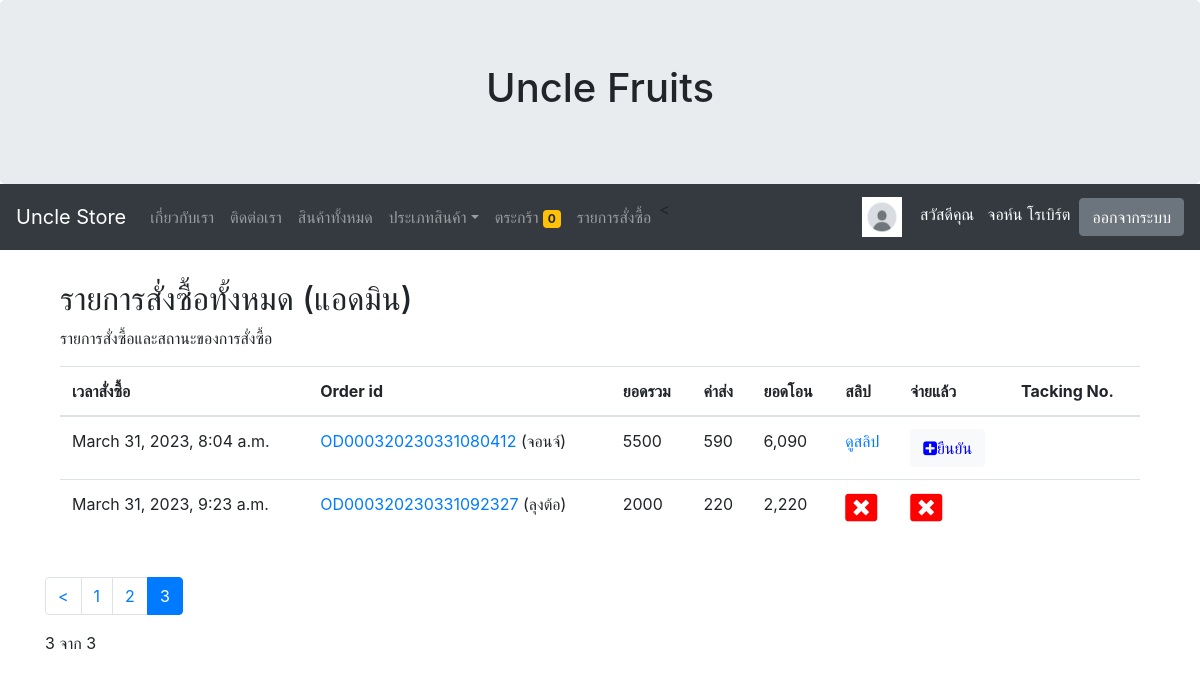
The app's page /allorderlist/?page=4 (signed in), older data.
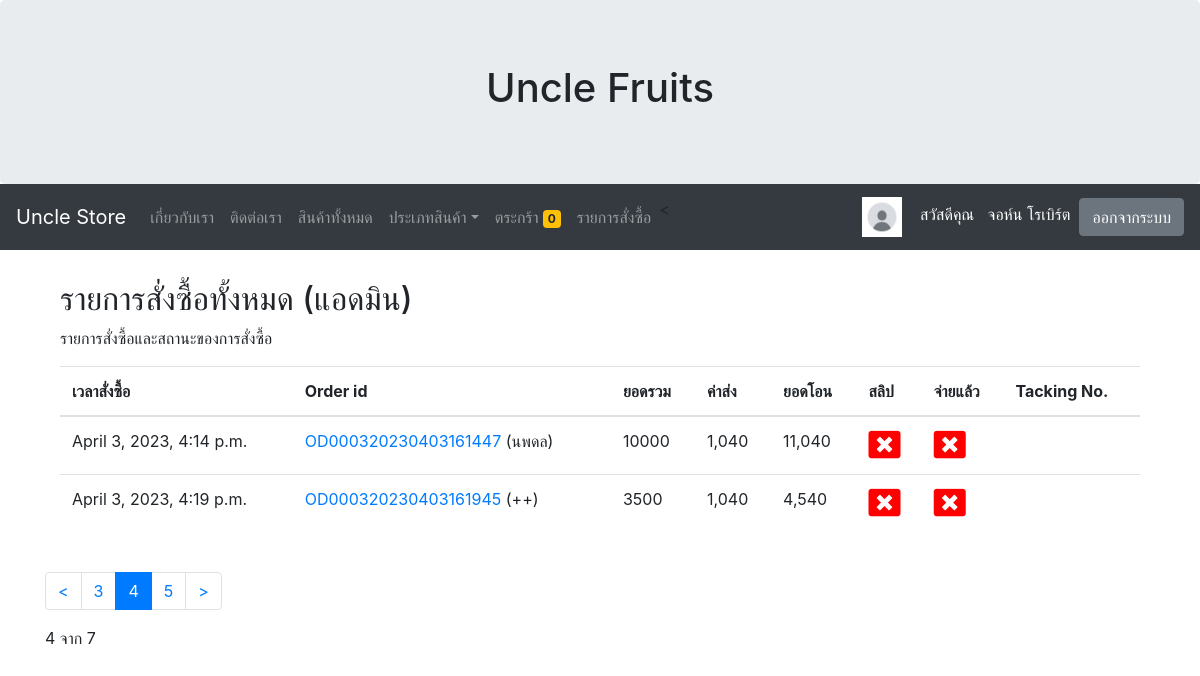
The same page, newer data.
### myapp/models.py (models this page shows, shortened)
class OrderPending(models.Model):
	orderid = models.CharField(max_length=100)
	user = models.ForeignKey(User,on_delete=models.CASCADE) # User ไหนเป็นคนสั่ง
	name = models.CharField(max_length=100) # ชื่อที่อยู่ผู้รับ
	tel = models.CharField(max_length=100)  # เบอร์ผู้รับ
	address = models.TextField()
	shipping = models.CharField(max_length=100) # EMS
	payment = models.CharField(max_length=100)  # โอนเงิน พร้อมเพย์ , ธนาคารอะไร
	other = models.TextField(null=True,blank=True) # หมายเหตุของผู้รับ ต้องใส่ blank=True ด้วย
	stamp = models.DateTimeField(auto_now_add=True,blank=True,null=True) # ออร์เดอร์ stamp วันไหน
	paid = models.BooleanField(default=False) # เช็ตสถานะจ่ายเงินแล้วหรือยัง
	slip = models.ImageField(upload_to="slip",null=True,blank=True) # อัพโหลด slip แล้วหรือยัง
	sliptime = models.CharField(max_length=100,null=True,blank=True) # มาเพิ่มเป็นประเภท datetime  พร้อมกับ calendar html EP15
	paymentid = models.CharField(max_length=100,null=True,blank=True) #เก็บไว้ยังไม่ใช้
	trackingnumber = models.CharField(max_length=100,null=True,blank=True) # EP17 ส่งเลข พัสดุ

### myapp/views.py (the view)
# urls.py: path('allorderlist/',AllOrderListPage,name='allorderlist-page'),#EP15 OrderList สำหรับแอดมินดู
def AllOrderListPage(request):
	context =  {}
	order  = OrderPending.objects.all()  # filter จะใช้กับหลายรายการ
	for od in order:
		orderid = od.orderid # ดึงรายการ order ออกมา
		odlist = OrderList.objects.filter(orderid=orderid)
		total = sum([ c.total for c in odlist])
		od.total = total
		count = sum([ c.quantity for c in odlist])
		if od.shipping == 'ems':
			shipcost = sum([50 if i == 0 else 10 for i in range(count)])
		else:
			shipcost = sum([30 if i == 0 else 10 for i in range(count)])
		if od.payment == 'cod':
				shipcost += 20
		od.shipcost = shipcost
	paginator = Paginator(order,2) # 1 หน้าโชว์แค่ 2 ชิ้นเท่านั้น
	page = request.GET.get('page') # http://127.0.0.1:8000/allproduct/?page=2
	order = paginator.get_page(page) # แนบไปกับ context
	context['allorder'] = order # ส่งข้อความแบบ dic  ['allorder'] คือ ชื่อ key
	return render(request, 'myapp/allorderlist.html',context)

### myapp/template/myapp/allorderlist.html (shortened to what this page needs)
{% extends 'myapp/base.html' %}
{% load humanize %}
{% block content %}
<div class="container">
  <h2>รายการสั่งซื้อทั้งหมด (แอดมิน)</h2>
  <p>รายการสั่งซื้อและสถานะของการสั่งซื้อ</p>
  <table class="table">
    <thead>
      <tr>
        <th>เวลาสั่งซื้อ</th>
        <th>Order id</th>
        <th>ยอดรวม</th>
        <th>ค่าส่ง</th>
        <th>ยอดโอน</th>
        <th>สลิป</th>
        <th>จ่ายแล้ว</th>
        <th>Tacking No.</th>
      </tr>
    </thead>
    <tbody>
      {% for od in allorder %}
      <tr>
        <td>{{od.stamp}}</td>
        <td><a href="{% url 'updatetracking' od.orderid %}"> {{od.orderid}}</a> ({{od.name}})</td>
        <td>{{od.total}}</td>
        <td>{{od.shipcost|intcomma}}</td>
        <td>{{od.total|add:od.shipcost|intcomma}}</td>
        <td>
        {% if od.slip %}
              <a href="{{od.slip.url}}" >ดูสลิป</a>
        {% else %}
            <i class="fa fa-window-close" style="font-size:32px;color:red;"></i>
        {% endif %}
        </td>
        <td>
            {% if od.paid and od.slip%}
            <a href="{% url 'updatestatus' od.orderid 'cancel'%}"> <i class="fa fa-check-square" style="font-size:32px;color:green;"></i></a>
            {% elif od.paid == False and not od.slip %}
             <i class="fa fa-window-close" style="font-size:32px;color:red;"></i>
            {% else %}
                <a class="btn btn-light" href="{% url 'updatestatus' od.orderid 'confirm'%}">
                    <i class="fa fa-plus-square" style="font-size:16px;color:blue;">ยืนยัน</i>
                    </a>
            {% endif %}
        </td>
        <td>
      </td>
      </tr>
      {% endfor %}
    </tbody>
  </table>
</div><br>
<ul class="pagination">
      {% if allorder.has_previous and allorder.has_next != True %}
        <li class="page-item"><a class="page-link" href="?page={{allorder.previous_page_number}}"> < </a></li>
        <li class="page-item"><a class="page-link" href="?page={{allorder.number|add:-2}}">{{allorder.number|add:-2}}</a></li>
        <li class="page-item"><a class="page-link" href="?page={{allorder.number|add:-1}}">{{allorder.number|add:-1}}</a></li>
        <li class="page-item active "><a class="page-link" href="?page={{allorder.number}}">{{allorder.number}}</a></li>
      {% endif %}
      {% if allorder.has_previous and allorder.has_next %}
      <li class="page-item"><a class="page-link" href="?page={{allorder.previous_page_number}}"> < </a></li>
      <li class="page-item"><a class="page-link" href="?page={{allorder.number|add:-1}}">{{allorder.number|add:-1}}</a></li>
      <li class="page-item active "><a class="page-link" href="?page={{allorder.number}}">{{allorder.number}}</a></li>
      <li class="page-item"><a class="page-link" href="?page={{allorder.number|add:1}}">{{allorder.number|add:1}}</a></li>
      <li class="page-item"><a class="page-link" href="?page={{allorder.next_page_number}}"> > </a></li>
      {% endif %}
  </ul>
      <p>{{allorder.number}} จาก {{allorder.paginator.num_pages}} </p>
{% endblock content %}

Row changes from the older to the newer data that the page shows:
no longer on this page (row unchanged): OrderPending: stamp "March 31, 2023, 8:04 a.m.", orderid "OD000320230331080412", name "จอนจ์", total "5500", shipcost "590", total|add "6,090", paid "ยืนยัน"
no longer on this page (row unchanged): OrderPending: stamp "March 31, 2023, 9:23 a.m.", orderid "OD000320230331092327", name "ลุงต้อ", total "2000", shipcost "220", total|add "2,220", paid False (drawn)
added OrderPending: stamp "April 3, 2023, 4:14 p.m.", orderid "OD000320230403161447", name "นพดล", total "10000", shipcost "1,040", total|add "11,040", paid False (drawn)
added OrderPending: stamp "April 3, 2023, 4:19 p.m.", orderid "OD000320230403161945", name "++", total "3500", shipcost "1,040", total|add "4,540", paid False (drawn)
Text that changed along with them:
{{ allorder.number|add:-1 }}: (not shown) → "3"
{{ allorder.number }}: (not shown) → "4"
{{ allorder.number|add:1 }}: (not shown) → "5"
{{ allorder.number }}: "3" → "4"
{{ allorder.paginator.num_pages }}: "3" → "7"
{{ allorder.number|add:-2 }}: "1" → (not shown)
{{ allorder.number|add:-1 }}: "2" → (not shown)
{{ allorder.number }}: "3" → (not shown)
